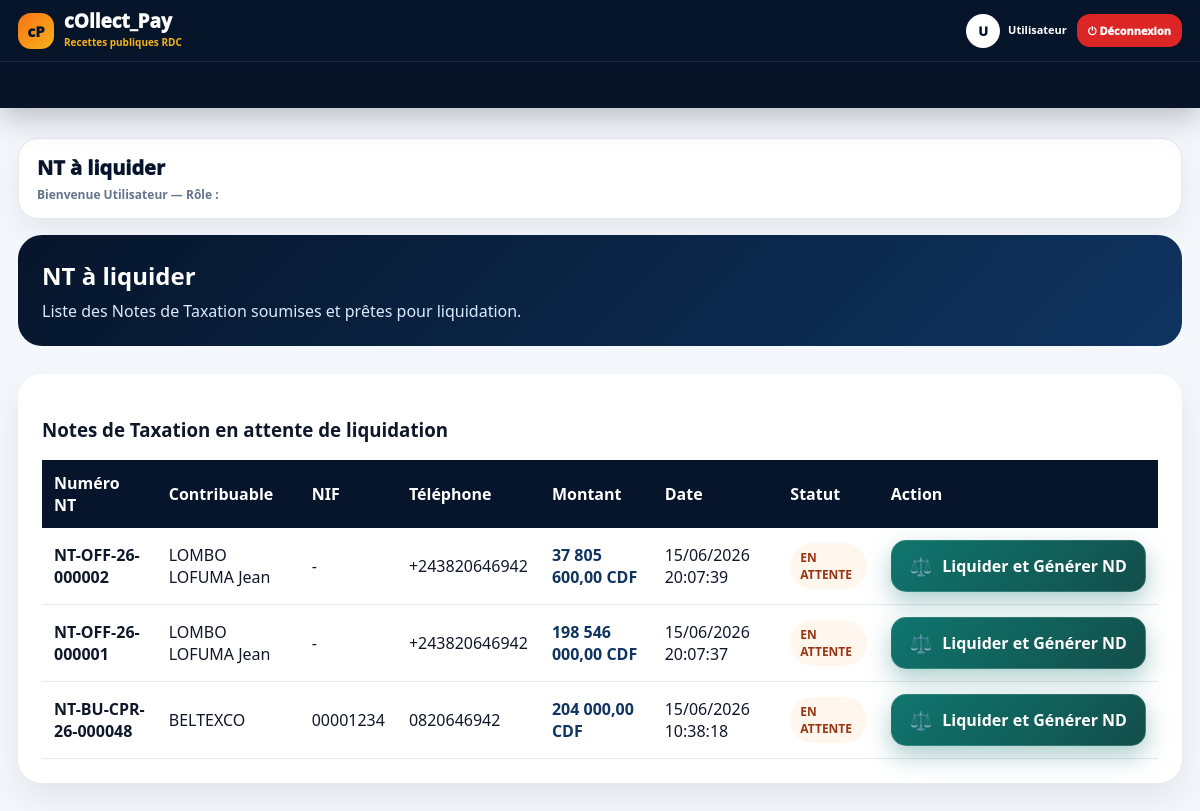
The page /modules/liquidation/nt_a_liquider.php on the database its author committed.
### tables this page shows
CREATE TABLE `notes_taxation` (
  `id` int(11) NOT NULL,
  `numero_nt` varchar(80) NOT NULL,
  `contribuable_id` int(11) NOT NULL,
  `centre_id` int(11) NOT NULL,
  `service_id` int(11) NOT NULL,
  `exercice` int(11) NOT NULL,
  `statut` enum('brouillon','en_attente_liquidation','liquidee','rejetee','annulee') DEFAULT 'brouillon',
  `total_estime` decimal(18,2) DEFAULT 0.00,
  `devise` varchar(10) DEFAULT 'CDF',
  `taux_change` decimal(18,4) DEFAULT 1.0000,
  `user_taxateur_id` int(11) DEFAULT NULL,
  `created_at` timestamp NOT NULL DEFAULT current_timestamp(),
  `montant_acte_total` decimal(18,2) DEFAULT 0.00,
  `montant_frais_admin_total` decimal(18,2) DEFAULT 0.00,
  `montant_frais_tech_total` decimal(18,2) DEFAULT 0.00,
  `penalite_assiette` decimal(18,2) DEFAULT 0.00,
  `penalite_recouvrement` decimal(18,2) DEFAULT 0.00,
  `source_creation` enum('WEB','PWA_OFFLINE','MOBILE','API') DEFAULT 'WEB'
);

CREATE TABLE `contribuables` (
  `id` int(11) NOT NULL,
  `type_personne` enum('physique','morale','etablissement','ong','autres') NOT NULL,
  `raison_sociale` varchar(255) DEFAULT NULL,
  `nom` varchar(150) DEFAULT NULL,
  `postnom` varchar(150) DEFAULT NULL,
  `prenom` varchar(150) DEFAULT NULL,
  `nif` varchar(100) DEFAULT NULL,
  `rccm` varchar(100) DEFAULT NULL,
  `telephone` varchar(50) DEFAULT NULL,
  `email` varchar(150) DEFAULT NULL,
  `adresse` text DEFAULT NULL,
  `ville` varchar(150) DEFAULT NULL,
  `territoire` varchar(150) DEFAULT NULL,
  `province` varchar(150) DEFAULT NULL,
  `actif` tinyint(1) DEFAULT 1,
  `created_at` timestamp NOT NULL DEFAULT current_timestamp(),
  `code_contribuable` varchar(50) DEFAULT NULL,
  `id_national` varchar(100) DEFAULT NULL,
  `telephone_secondaire` varchar(50) DEFAULT NULL,
  `commune` varchar(150) DEFAULT NULL,
  `quartier` varchar(150) DEFAULT NULL,
  `avenue` varchar(150) DEFAULT NULL,
  `numero_parcelle` varchar(50) DEFAULT NULL,
  `latitude` decimal(12,8) DEFAULT NULL,
  `longitude` decimal(12,8) DEFAULT NULL,
  `photo` varchar(255) DEFAULT NULL,
  `statut` enum('actif','suspendu','radie','decede','contentieux') DEFAULT 'actif'
);

### modules/liquidation/nt_a_liquider.php (the view, shortened to what this page needs)
<?php
require_once "../../config/database.php";
$stmt = $pdo->prepare("
    SELECT
        nt.*,
        c.raison_sociale,
        c.nom,
        c.postnom,
        c.prenom,
        c.nif,
        c.telephone
    FROM notes_taxation nt
    JOIN contribuables c ON nt.contribuable_id = c.id
    WHERE nt.statut = 'en_attente_liquidation'
    ORDER BY nt.created_at DESC
");
$stmt->execute();
$notes = $stmt->fetchAll();
function nomContribuableLiquidation($c) {
    if (!empty($c['raison_sociale'])) {
        return $c['raison_sociale'];
    }
    return trim(($c['nom'] ?? '') . ' ' . ($c['postnom'] ?? '') . ' ' . ($c['prenom'] ?? ''));
}
function formatDateLiquidation($date) {
    return date('d/m/Y H:i:s', strtotime($date));
}
?>
<!DOCTYPE html>
<html lang="fr">
<head>
<link rel="stylesheet" href="/collect_pay/assets/css/admin.css">
</head>
<body>
<div class="admin-layout">
<?php require_once "../../includes/sidebar.php"; ?>
<main class="main-content">
<?php require_once "../../includes/topbar.php"; ?>
<div class="hero-luxoria">
    <h2>NT à liquider</h2>
    <p>Liste des Notes de Taxation soumises et prêtes pour liquidation.</p>
</div>
<div class="panel">
    <h3>Notes de Taxation en attente de liquidation</h3>
    <table class="table-premium">
        <tr>
            <th>Numéro NT</th>
            <th>Contribuable</th>
            <th>NIF</th>
            <th>Téléphone</th>
            <th>Montant</th>
            <th>Date</th>
            <th>Statut</th>
            <th>Action</th>
        </tr>
        <?php foreach ($notes as $n): ?>
            <tr>
                <td><strong><?= htmlspecialchars($n['numero_nt']) ?></strong></td>
                <td><?= htmlspecialchars(nomContribuableLiquidation($n)) ?></td>
                <td><?= htmlspecialchars($n['nif'] ?? '-') ?></td>
                <td><?= htmlspecialchars($n['telephone'] ?? '-') ?></td>
                <td>
                    <span class="amount">
                        <?= number_format($n['total_estime'] ?? 0, 2, ',', ' ') ?> CDF
                    </span>
                </td>
                <td><?= htmlspecialchars(formatDateLiquidation($n['created_at'] ?? null)) ?></td>
                <td>
                    <span class="badge-waiting">
                        EN ATTENTE
                    </span>
                </td>
                <td>
                    <a href="nd_create.php?numero_nt=<?= urlencode($n['numero_nt']) ?>"
                       class="btn-liquider">
                        <span class="icon">⚖️</span>
                        Liquider et Générer ND
                    </a>
                </td>
            </tr>
        <?php endforeach; ?>
    </table>
</div>
</main>
</div>
</body>
</html>

### assets/css/admin.css (style rules this page uses)
* { box-sizing: border-box; }
body { margin: 0; font-family: 'Segoe UI', sans-serif; background: #f4f7fb; color: #1f2937; }
.admin-layout { min-height: 100vh; }
.main-content { margin-left: 280px; width: calc(100% - 280px); padding: 28px; transition: all .35s ease; }
.panel { background: white; border-radius: 24px; padding: 24px; margin-top: 28px; box-shadow: 0 15px 35px rgba(0,0,0,.08); }
.table-premium { width: 100%; border-collapse: collapse; }
.table-premium th { background: #06152b; color: white; padding: 12px; text-align: left; }
.table-premium td { padding: 12px; border-bottom: 1px solid #e5e7eb; }

### modules/liquidation/nt_a_liquider.php (style rules this page uses)
.hero-luxoria { background:linear-gradient(135deg,#06152b,#0f3460); color:white; border-radius:24px; padding:24px; margin-bottom:22px; }
.hero-luxoria h2 { margin:0; font-weight:900; }
.hero-luxoria p { margin:8px 0 0; color:#dbeafe; }
.btn-liquider { display:inline-flex; align-items:center; gap:10px; padding:13px 18px; border-radius:15px; text-decoration:none; font-weight:900; color:#fff; background:linear-gradient(135deg,#0f766e,#134e4a); border:1px solid rgba(255,255,255,.15); box-shadow:0 10px 25px rgba(15,118,110,.35); transition:.3s; white-space:nowrap; }
.btn-liquider .icon { font-size:18px; }
.badge-waiting { display:inline-block; background:#fff7ed; color:#9a3412; padding:6px 10px; border-radius:999px; font-weight:900; font-size:12px; }
.amount { font-weight:900; color:#0f3460; }

### includes/sidebar.php (style rules this page uses)
:root { --cp-navy:#06152b;--cp-blue:#0f3460;--cp-gold:#f6b21a;--cp-bg:#f4f7fb;--cp-border:#e5e7eb;--cp-text:#0f172a;--cp-muted:#64748b }
html,body { margin:0!important;padding:0!important;background:var(--cp-bg)!important;font-family:'Segoe UI',Arial,sans-serif!important;color:var(--cp-text)!important;overflow-x:hidden!important }
.admin-layout { min-height:100vh!important;display:block!important }
.main-content,.cp-main,main { margin-left:0!important;width:100%!important;max-width:100%!important;min-height:100vh!important;padding:0 18px 26px!important }

### rows shown on the page
notes_taxation: numero_nt "NT-OFF-26-000002", contribuable.raison_sociale "LOMBO LOFUMA Jean", contribuable.nif "-", contribuable.telephone "+243820646942", total_estime "37 805 600,00", created_at "15/06/2026 20:07:39"
notes_taxation: numero_nt "NT-OFF-26-000001", contribuable.raison_sociale "LOMBO LOFUMA Jean", contribuable.nif "-", contribuable.telephone "+243820646942", total_estime "198 546 000,00", created_at "15/06/2026 20:07:37"
notes_taxation: numero_nt "NT-BU-CPR-26-000048", contribuable.raison_sociale "BELTEXCO", contribuable.nif "00001234", contribuable.telephone "0820646942", total_estime "204 000,00", created_at "15/06/2026 10:38:18"

### other values the page prints
substr($nom,0,1) "U"
$nom "Utilisateur"
$page_title "NT à liquider"
